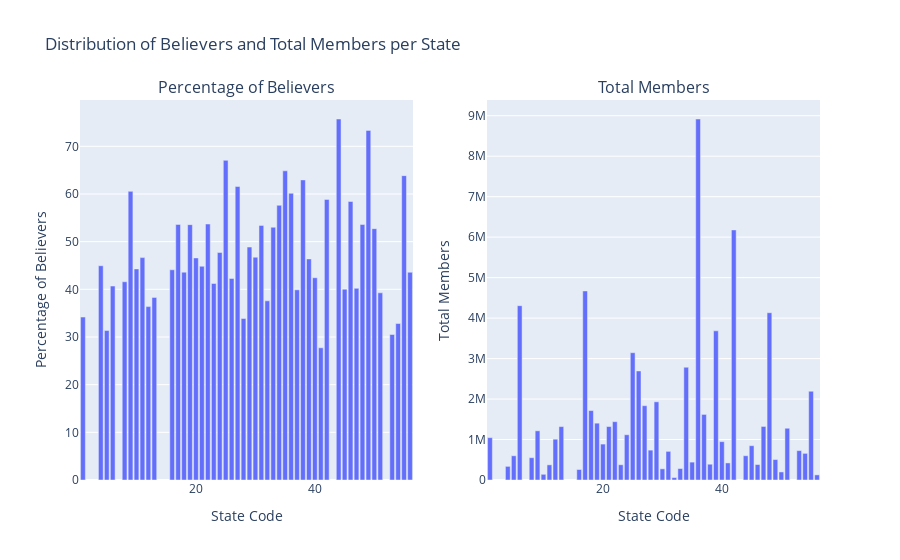

The code cell stored with this chart in its notebook:
### Markdown cell above
**DISTRIBUTION OF BELIEVERS PER STATE**

### Code cell
x_column_believers = 'STCODE'
y_column_believers = '%_OF_BELIEVERS'

fig_believers = px.bar(state_summary, x=x_column_believers, y=y_column_believers,
                       title='Distribution of Believers and Total Members per State',
                       labels={x_column_believers: 'State Code', y_column_believers: 'Percentage of Believers'})

x_column_members = 'STCODE'
y_column_members = 'TOTMEMB'

fig_members = px.bar(state_summary, x=x_column_members, y=y_column_members,
                     labels={x_column_members: 'State Code', y_column_members: 'Total Members'})

fig_combined = make_subplots(rows=1, cols=2, subplot_titles=['Percentage of Believers', 'Total Members'])
fig_combined.add_trace(fig_believers['data'][0], row=1, col=1)
fig_combined.add_trace(fig_members['data'][0], row=1, col=2)

fig_combined.update_layout(title='Distribution of Believers and Total Members per State',
                           xaxis=dict(title='State Code'), yaxis=dict(title='Percentage of Believers'),
                           xaxis2=dict(title='State Code'), yaxis2=dict(title='Total Members'))

fig_combined.show()

### Figure 1 — Plotly figure (JSON) as saved in the notebook; plotly's stock layout.template omitted (floating-point values rounded to 4 significant figures)
{"data": [{"alignmentgroup": "True", "hovertemplate": "State Code=%{x}<br>Percentage of Believers=%{y}<extra></extra>", "legendgroup": "", "marker": {"color": "#636efa", "pattern": {"shape": ""}}, "name": "", "offsetgroup": "", "orientation": "v", "showlegend": false, "textposition": "auto", "type": "bar", "x": [1, 4, 5, 6, 8, 9, 10, 11, 12, 13, 16, 17, 18, 19, 20, 21, 22, 23, 24, 25, 26, 27, 28, 29, 30, 31, 32, 33, 34, 35, 36, 37, 38, 39, 40, 41, 42, 44, 45, 46, 47, 48, 49, 50, 51, 53, 54, 55, 56], "xaxis": "x", "y": [34.18, 44.95, 31.35, 40.68, 41.58, 60.55, 44.28, 46.65, 36.37, 38.31, 44.09, 53.61, 43.6, 53.57, 46.59, 44.84, 53.69, 41.23, 47.72, 67.05, 42.28, 61.56, 33.87, 48.86, 46.74, 53.41, 37.58, 53.02, 57.62, 64.85, 60.14, 39.89, 62.95, 46.38, 42.43, 27.73, 58.85, 75.73, 40.03, 58.42, 40.2, 53.59, 73.34, 52.72, 39.26, 30.52, 32.83, 63.85, 43.58], "yaxis": "y"}, {"alignmentgroup": "True", "hovertemplate": "State Code=%{x}<br>Total Members=%{y}<extra></extra>", "legendgroup": "", "marker": {"color": "#636efa", "pattern": {"shape": ""}}, "name": "", "offsetgroup": "", "orientation": "v", "showlegend": false, "textposition": "auto", "type": "bar", "x": [1, 4, 5, 6, 8, 9, 10, 11, 12, 13, 16, 17, 18, 19, 20, 21, 22, 23, 24, 25, 26, 27, 28, 29, 30, 31, 32, 33, 34, 35, 36, 37, 38, 39, 40, 41, 42, 44, 45, 46, 47, 48, 49, 50, 51, 53, 54, 55, 56], "xaxis": "x2", "y": [1046460, 336938, 598593, 4306690, 550993, 1215346, 140847, 374215, 1007983, 1319460, 259547, 4670691, 1715289, 1404005, 887643, 1320412, 1440910, 376705, 1118039, 3145023, 2693781, 1836015, 738028, 1932329, 276229, 707954, 60165, 282727, 2786070, 441774, 8919263, 1620339, 390081, 3685458, 947654, 421859, 6178459, 599682, 847446, 381358, 1323396, 4132478, 505196, 199167, 1278816, 726089, 658326, 2192928, 126606], "yaxis": "y2"}], "layout": {"annotations": [{"font": {"size": 16}, "showarrow": false, "text": "Percentage of Believers", "x": 0.225, "xanchor": "center", "xref": "paper", "y": 1, "yanchor": "bottom", "yref": "paper"}, {"font": {"size": 16}, "showarrow": false, "text": "Total Members", "x": 0.775, "xanchor": "center", "xref": "paper", "y": 1, "yanchor": "bottom", "yref": "paper"}], "title": {"text": "Distribution of Believers and Total Members per State"}, "xaxis": {"anchor": "y", "domain": [0, 0.45], "title": {"text": "State Code"}}, "xaxis2": {"anchor": "y2", "domain": [0.55, 1], "title": {"text": "State Code"}}, "yaxis": {"anchor": "x", "domain": [0, 1], "title": {"text": "Percentage of Believers"}}, "yaxis2": {"anchor": "x2", "domain": [0, 1], "title": {"text": "Total Members"}}}}
